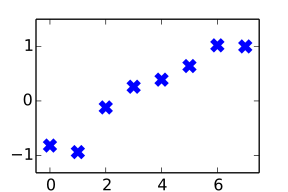

Recreate this plot in Python.
# License: See LICENSE
# Generate data

import numpy as np
import matplotlib.pyplot as plt

m = 0.3	# Slope
b = -0.8 # Intercept

xs = np.arange(0.0, 8.0, 1.0) # Generate features
r = np.random.normal(scale=0.25, size=len(xs))
ys = np.round(m*xs+b+r, 2) # Generate labels

print(xs.tolist()) # Print features
print(ys.tolist()) # Print labels

fig = plt.figure(figsize=(3, 2))
plt.xticks([0, 2, 4, 6, 8])
plt.xlim([xs[0]-0.5, xs[-1]+0.5])
plt.yticks([-1, 0, 1])
plt.ylim([ys[0]-0.5, ys[-1]+0.5])
plt.plot(xs, ys, 'x', markersize=8, markeredgewidth=4)
fig.savefig('dataset.svg')

